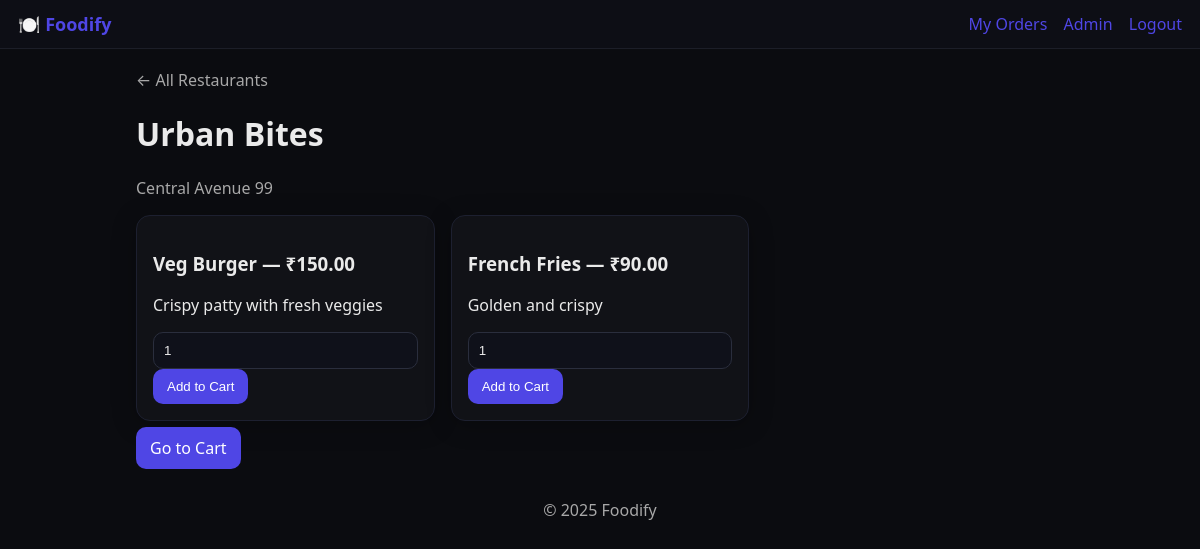
The app's page /restaurant/2/menu (signed in) with its own data.
### models.py (models this page shows)
class Restaurant(db.Model):
    __tablename__ = "restaurants"
    id = db.Column(db.Integer, primary_key=True)
    name = db.Column(db.String(200), nullable=False)
    address = db.Column(db.String(255), nullable=False)
    is_active = db.Column(db.Boolean, default=True)
    menu_items = db.relationship("MenuItem", backref="restaurant", lazy=True)

class MenuItem(db.Model):
    __tablename__ = "menu_items"
    id = db.Column(db.Integer, primary_key=True)
    restaurant_id = db.Column(db.Integer, db.ForeignKey("restaurants.id"), nullable=False)
    name = db.Column(db.String(200), nullable=False)
    description = db.Column(db.String(400), default="")
    price = db.Column(db.Numeric(10, 2), nullable=False)
    is_available = db.Column(db.Boolean, default=True)

### app.py (the view)
    @app.route('/restaurant/<int:restaurant_id>/menu')
    @login_required
    def menu(restaurant_id):
        r = Restaurant.query.get_or_404(restaurant_id)
        items = MenuItem.query.filter_by(restaurant_id=restaurant_id, is_available=True).all()
        return render_template('menu.html', restaurant=r, items=items)

### templates/menu.html (shortened to what this page needs)
{% extends "base.html" %}
{% block content %}
<a href="{{ url_for('restaurants') }}" class="muted">← All Restaurants</a>
<h1>{{ restaurant.name }}</h1>
<p class="muted">{{ restaurant.address }}</p>
<div class="grid">
    {% for i in items %}
    <div class="card">
        <h3>{{ i.name }} — ₹{{ '%.2f'|format(i.price) }}</h3>
        <p>{{ i.description }}</p>
        <form class="add-to-cart" method="post" action="{{ url_for('cart_add') }}" onsubmit="return addToCart(event)">
            <input type="number" name="quantity" min="1" value="1"/>
            <button type="submit">Add to Cart</button>
        </form>
    </div>
    {% endfor %}
</div>
<p><a href="{{ url_for('cart_view') }}" class="button">Go to Cart</a></p>
{% endblock %}

### static/css/style.css (style rules this page uses)
:root { --bg:#0b0c10; --fg:#eaeaea; --muted:#a8a8a8; --card:#111217; --accent:#4f46e5; --accent-2:#22c55e; }
* { box-sizing: border-box; }
body { margin:0; font-family: system-ui, -apple-system, Segoe UI, Roboto, Arial, sans-serif; background: var(--bg); color: var(--fg); }
a { color: var(--accent); text-decoration: none; }
.grid { display:grid; grid-template-columns: repeat(auto-fill, minmax(240px, 1fr)); gap:16px; }
.card { background: var(--card); padding: 16px; border:1px solid #1d2030; border-radius: 14px; box-shadow: 0 4px 24px rgba(0,0,0,.25); }
.button, button { background: var(--accent); border:0; color: white; padding:10px 14px; border-radius: 10px; cursor:pointer; }
input, select { width:100%; padding:10px; border-radius:10px; border:1px solid #2a2e3d; background:#0f111a; color:var(--fg); }
.muted { color: var(--muted); }

### records on screen
Restaurant: name "Urban Bites", address "Central Avenue 99"
MenuItem: name "Veg Burger", price "150.00", description "Crispy patty with fresh veggies"
MenuItem: name "French Fries", price "90.00", description "Golden and crispy"

### other values on screen
{{ 2025 }} "2025"
